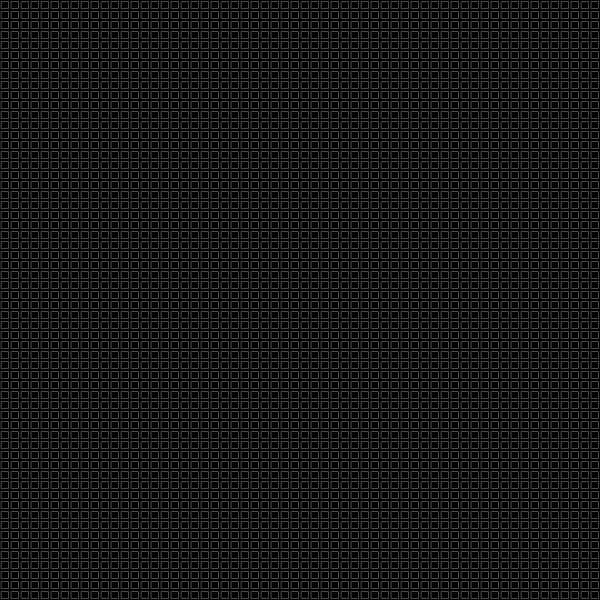
Frame 1 (no input)
Frame 60 (no input): identical to frame 1, image omitted
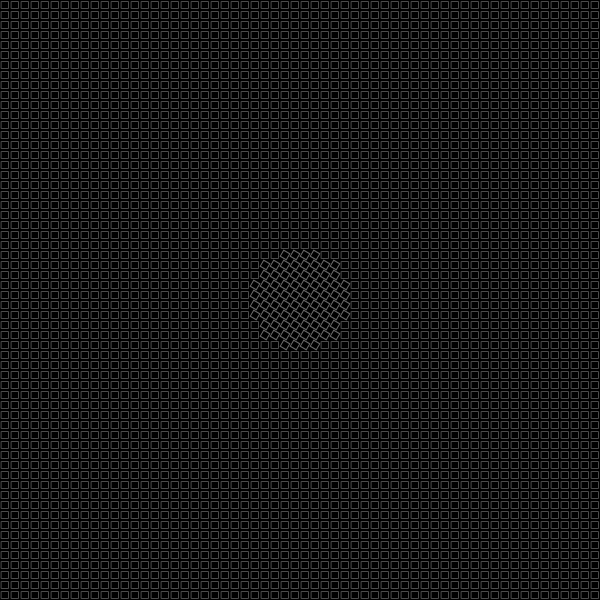
Frame 120 (the mouse pressed at the canvas centre since frame 60)

The p5.js sketch that drew these frames (run headless with seeded random() and noise() and a simulated clock; from frame 60 on, the mouse is pressed at the canvas centre):

// p5.js sketch
// ── sketch.js
let mouseDistance = 50;
let squareSize = 10;
let offset = 3;
let blocks = [];

function createBlocks(rows, columns) {
    for(let i = 0; i < rows; i++) {
        blocks[i] = [];
        for(let j = 0; j < columns; j++) {
            blocks[i][j] = new Block(squareSize / 2 + i * squareSize,squareSize / 2 + j * squareSize, squareSize)
        }
    }
}

function moveBlocks(direction) {
    for(let i = 0; i < blocks.length; i++) {
        const rows = blocks[i];
        for(let j = 0; j < rows.length; j++) {
            blocks[i][j].move(direction);
            blocks[i][j].display();
        }
    }
}

function setup() {
    createCanvas(600, 600);
    rectMode(CENTER);
    angleMode(DEGREES);
    createBlocks(width / squareSize, height / squareSize);
}

function draw() {
    background(0);
    moveBlocks(-1);
}

// ── block.js
class Block {
    constructor(x, y, size) {
        this.x = x;
        this.y = y;
        this.size = size;
        this.angle = 0;
        this.color = 76;
    }

    display() {
        push();
        translate(this.x, this.y);
        rotate(this.angle);
        noFill();
        stroke(this.color);
        rect(0, 0, this.size - offset, this.size - offset);
        pop();
    }

    move(direction) {
        let distance = dist(mouseX, mouseY, this.x, this.y);
        if(distance < mouseDistance && (pmouseX - mouseX != 0 || pmouseY - mouseY != 0)) {
            this.color = 166;
            this.angle += direction;
        } else if(this.angle % 90 != 0) {
            this.angle += direction;
            this. color -= 1;
        } else {
            this.color = 76;
        }
    }
}
